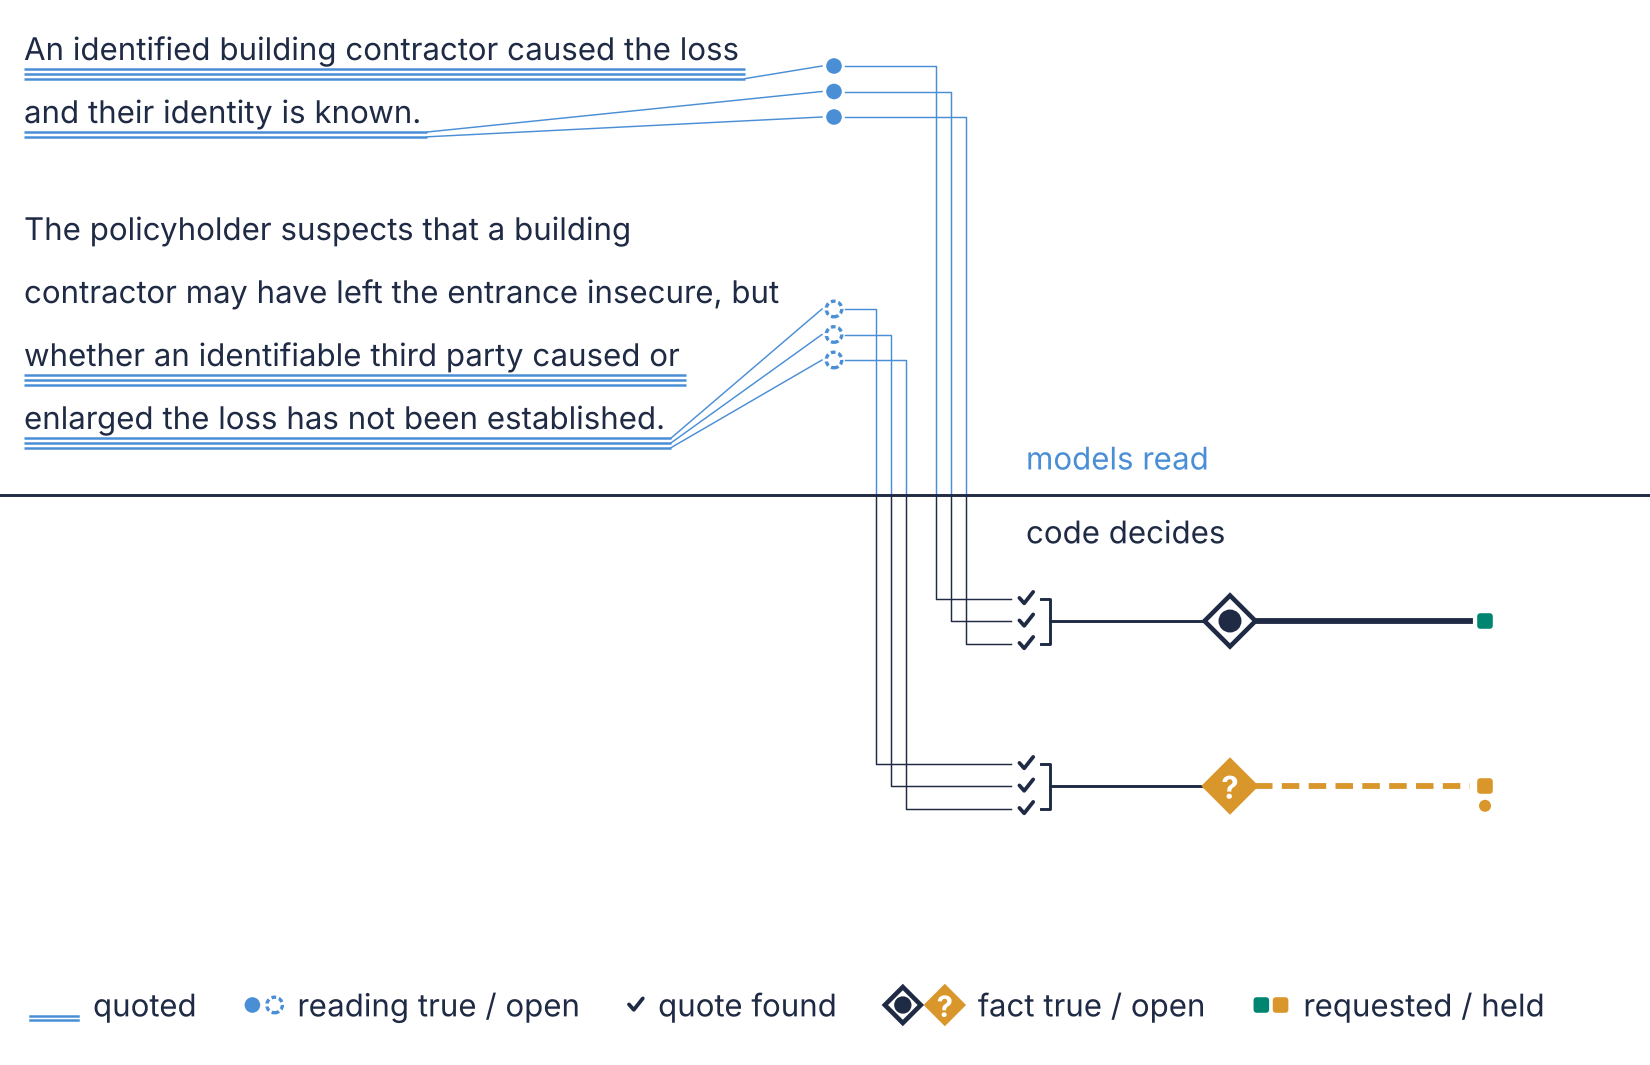

Python code for this plot:
"""Figure 2, "The journey of one sentence": draws f2.svg/.pdf/.png (two lanes, kept) and f2_a.* (one lane, rejected).

Input: f2_data.json (written by extract.py from stored files). No model call.
Above the rule: what models produced (blue): the quoted words and each reading's verdict, as stored.
Below the rule: what code computed (ink, and the state colours): the quotation found word for word in the file, the
agreement of the three readings, the rule node that the fact decides (the diamond of Figure 3, with the fact's value
inside), and the one document line it governs. Records: the core (checklist-only scope); no model adds lines there.
"""
import json
import sys
from pathlib import Path

HERE = Path(__file__).resolve().parent
sys.path.insert(0, str(HERE.parent / "common"))
import style as S  # noqa: E402
from matplotlib.patches import Circle, Polygon  # noqa: E402

D = json.loads((HERE / "f2_data.json").read_text())
PAPER, INK, TEAL, AMBER, BLUE = S.WHITE, S.INK, S.TEAL, S.AMBER, S.BLUE
STATE = {"request": "requested", "hold": "held"}
W = 5.5
FS = S.SIZE_LABEL
THIN = 0.35                    # the readings' lines: thinner than any letter stroke of the sentences


def canvas(h):
    return S.canvas(W, h)


def words_layout(ax, text, x0, y_top, width, lh=0.15):
    """Place the sentence word by word (wrapped at `width` inches); return each word's (x0, x1, baseline y, char span)."""
    r = ax.figure.canvas.get_renderer()
    dpi = ax.figure.dpi
    space = ax.text(0, 0, "a a", fontsize=FS)
    w_aa = space.get_window_extent(r).width / dpi
    space.set_text("aa")
    w_space = w_aa - space.get_window_extent(r).width / dpi
    space.remove()
    out, x, y, pos = [], x0, y_top, 0
    for wd in text.split(" "):
        t = ax.text(x, y, wd, fontsize=FS, va="baseline", ha="left", color=INK, zorder=3)
        ww = t.get_window_extent(r).width / dpi
        if x + ww > x0 + width and x > x0:
            x, y = x0, y - lh
            t.set_position((x, y))
        start = text.index(wd, pos)
        out.append((x, x + ww, y, start, start + len(wd)))
        pos = start + len(wd)
        x += ww + w_space
    return out


def underline(ax, words, text, quote, k, color=BLUE):
    """Blue underline under the words the reading quoted (k-th reading, stacked); returns the end point."""
    s = text.index(quote)
    e = s + len(quote)
    end = None
    lines = {}
    for (x0, x1, y, a, b) in words:
        if b > s and a < e:
            l0, l1 = lines.get(y, (x0, x1))
            lines[y] = (min(l0, x0), max(l1, x1))
    for y, (x0, x1) in sorted(lines.items(), reverse=True):   # one stroke per text line
        yy = y - 0.03 - 0.016 * k
        ax.plot([x0, x1 + 0.02], [yy, yy], color=color, lw=0.6, solid_capstyle="butt", zorder=2)
        end = (x1 + 0.02, yy)
    return end


def reading_mark(ax, x, y, verdict, r=0.034):
    if verdict == "true":
        ax.add_patch(Circle((x, y), r, fc=BLUE, ec="none", zorder=4))
    elif verdict == "false":
        ax.add_patch(Circle((x, y), r, fc=PAPER, ec=BLUE, lw=0.8, zorder=4))
    else:  # open
        ax.add_patch(Circle((x, y), r, fc=PAPER, ec=BLUE, lw=0.8, ls=(0, (1.4, 0.9)), zorder=4))


def diamond(ax, x, y, fact, r=0.085):
    """The "fact decides" node of Figure 3 (f3.py::diamond): hollow ink diamond with the value inside
    (filled dot = true, hollow = false); amber diamond with "?" when the fact is open."""
    pts = [(x, y + r), (x + r, y), (x, y - r), (x - r, y)]
    if fact.get("status") != "established":
        ax.add_patch(Polygon(pts, closed=True, fc=AMBER, ec=AMBER, lw=1.1, zorder=5))
        ax.text(x, y - 0.004, "?", ha="center", va="center", fontsize=7.5 if r > 0.07 else 7, color="white", fontweight="bold", zorder=6)
    else:
        ax.add_patch(Polygon(pts, closed=True, fc=PAPER, ec=INK, lw=1.1, zorder=5))
        ax.add_patch(Circle((x, y), 0.032 * r / 0.085, fc=INK if fact["value"] else PAPER, ec=INK, lw=0.9, zorder=6))


def sq(ax, x, y, state):
    S.checklist_mark(ax, x, y, state)


def tick(ax, x, y):
    ax.plot([x - 0.022, x - 0.006, x + 0.024], [y + 0.002, y - 0.016, y + 0.022], color=INK, lw=0.9,
            solid_capstyle="round", solid_joinstyle="round", zorder=4)


def below(ax, side, y, xs, lanes):
    """Code's part of one lane, at height y. `lanes`: the x of the three reading lines that come down."""
    Sd = D[side]
    xa, xr, xl = xs
    dy = 0.075
    for j, xx in enumerate(lanes):
        rd = Sd["readings"][Sd.get("mark_order", [0, 1, 2])[j]]
        yy = y + dy * (1 - j)
        ax.plot([xx, xx, xa - 0.05], [RULE_Y[0], yy, yy], color=INK, lw=THIN, zorder=1)
        if rd["found_in_file"]:
            tick(ax, xa, yy)
    # all three agree: one bracket joins them; the admitted fact enters the one rule node it decides
    ax.plot([xa + 0.05, xa + 0.08, xa + 0.08, xa + 0.05], [y + dy, y + dy, y - dy, y - dy], color=INK, lw=0.7)
    ax.plot([xa + 0.08, xr - 0.085], [y, y], color=INK, lw=0.7, zorder=2)
    diamond(ax, xr, y, Sd["fact_stored"])
    # its one outgoing document line, as in Figure 3: path taken (ink) or path open (amber, dashed)
    open_ = Sd["fact_stored"]["status"] != "established"
    lc = STATE[Sd["line"]]
    ax.plot([xr + 0.085, xl - 0.05], [y, y], color=AMBER if open_ else INK, lw=1.4,
            ls=(0, (3, 1.6)) if open_ else "-", zorder=2)
    sq(ax, xl, y, lc)
    if Sd["question"]:
        ax.add_patch(Circle((xl, y - S.MARK / 2 - 0.04), 0.02, fc=AMBER, ec="none", zorder=4))


def above(ax, side, y_top, xread, lanes, width):
    """The sentence with one blue underline per reading under the words it quoted; the readings stacked at xread;
    from each reading a blue line runs right to its lane and down to the rule."""
    Sd = D[side]
    words = words_layout(ax, Sd["sentence"], 0.08, y_top, width, lh=0.21)
    ends = [underline(ax, words, Sd["sentence"], rd["quote"], k) for k, rd in enumerate(Sd["readings"])]
    ymid = (words[0][2] + words[-1][2]) / 2
    # stack the reading marks in the vertical order of their quotation's end, so that no two leaders cross
    order = sorted(range(3), key=lambda k: -ends[k][1])
    Sd["mark_order"] = order
    for pos, k in enumerate(order):
        rd, end, xx = Sd["readings"][k], ends[k], lanes[pos]
        yk = ymid + 0.085 * (1 - pos)
        reading_mark(ax, xread, yk, rd["verdict"], r=0.026)
        ax.plot([end[0], xread - 0.04], [end[1], yk], color=BLUE, lw=THIN, zorder=1)
        ax.plot([xread + 0.035, xx, xx], [yk, yk, RULE_Y[0]], color=BLUE, lw=THIN, zorder=1)
    return ymid


RULE_Y = [1.9]


def legend(ax, y, items, x=0.1):
    assert len(items) <= 5
    for draw, label in items:
        dx = draw(x, y)
        t = ax.text(x + dx + 0.05, y, label, va="center", ha="left", fontsize=S.SIZE_LABEL)
        x += dx + 0.05 + S.text_width(ax, t) + S.UNIT


def legend_items(ax):
    def quoted(x, y):
        ax.plot([x, x + 0.16], [y - 0.035, y - 0.035], color=BLUE, lw=0.6)
        ax.plot([x, x + 0.16], [y - 0.05, y - 0.05], color=BLUE, lw=0.6)
        return 0.16

    def readings(x, y):
        reading_mark(ax, x + 0.026, y, "true", 0.026)
        reading_mark(ax, x + 0.1, y, "open", 0.026)
        return 0.126

    def found(x, y):
        tick(ax, x + 0.025, y)
        return 0.05

    def facts(x, y):
        diamond(ax, x + 0.06, y, {"status": "established", "value": True}, r=0.06)
        diamond(ax, x + 0.2, y, {"status": "unknown"}, r=0.06)
        return 0.26

    def lines(x, y):
        S.checklist_mark(ax, x + S.MARK / 2, y, "requested")
        S.checklist_mark(ax, x + S.MARK / 2 + S.PITCH, y, "held")
        return S.MARK + S.PITCH

    return [(quoted, "quoted"), (readings, "reading true / open"), (found, "quote found"),
            (facts, "fact true / open"), (lines, "requested / held")]


def draw_two_lanes(stem):
    H = 3.55
    fig, ax = canvas(H)
    RULE = RULE_Y[0] = 1.9
    ax.plot([0, W], [RULE, RULE], color=INK, lw=S.LW)
    ax.text(3.42, RULE + 0.06, "models read", color=BLUE, fontsize=S.SIZE_LABEL, va="bottom")
    ax.text(3.42, RULE - 0.06, "code decides", color=INK, fontsize=S.SIZE_LABEL, va="top")
    xread, width = 2.78, 2.55
    lanes = {"a": (3.12, 3.17, 3.22), "b": (2.92, 2.97, 3.02)}
    rows = {"a": 1.48, "b": 0.93}
    xs = (3.42, 4.1, 4.95)
    ya = above(ax, "a", 3.35, xread, lanes["a"], width)
    yb = above(ax, "b", 2.75, xread, lanes["b"], width)
    for side, ym in (("a", ya), ("b", yb)):
        below(ax, side, rows[side], xs, lanes[side])
    legend(ax, 0.2, legend_items(ax))
    save(fig, stem)


def draw_one_lane(stem):
    """Rejected construction: the open sentence alone; the partner (stated) appears nowhere."""
    H = 2.75
    fig, ax = canvas(H)
    RULE = RULE_Y[0] = 1.45
    ax.plot([0, W], [RULE, RULE], color=INK, lw=S.LW)
    lanes = (2.95, 3.0, 3.05)
    yb = above(ax, "b", 2.45, 2.78, lanes, 2.55)
    below(ax, "b", 0.95, (3.42, 4.1, 4.95), lanes)
    legend(ax, 0.2, legend_items(ax))
    save(fig, stem)


def save(fig, stem):
    S.save(fig, HERE, stem)


if __name__ == "__main__":
    draw_two_lanes("f2")
    draw_one_lane("f2_a")
